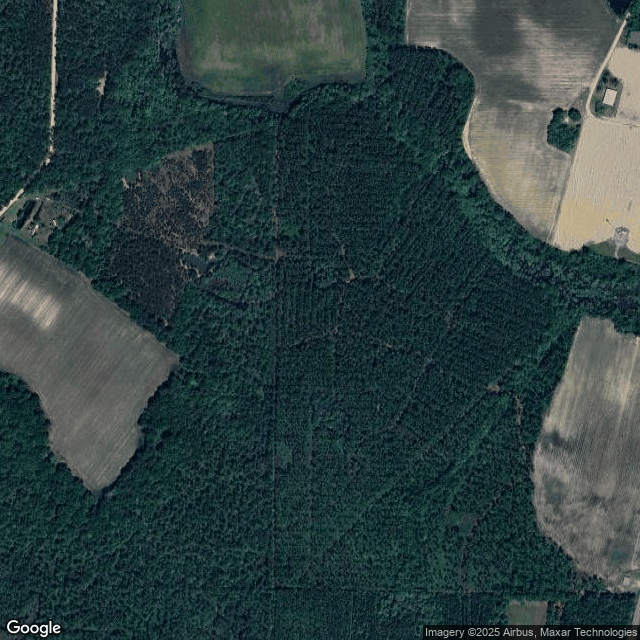
#> input picture images/1013_Southern_Coastal_Plain.png, 640 x 640 px; its folder holds 4 pictures in this run
$ python svm.py
#> lines starting #> are read from the running program, lines starting #| are printed output that depends on the picture
import os
import cv2
import numpy as np
from sklearn.model_selection import train_test_split
from sklearn.preprocessing import LabelEncoder, StandardScaler
from sklearn.svm import SVC
from sklearn.metrics import classification_report, confusion_matrix
import matplotlib.pyplot as plt
import seaborn as sns
import pandas as pd

# -------------------------------
# Parameters
# -------------------------------
IMAGE_DIR = "images"
REGIONS = ['Piedmont', 'Southeastern Plains', 'Blue Ridge', 'Ridge and Valley',
           'Southwestern Appalachians', 'Southern Coastal Plain']

# -------------------------------
# 1) Load images and labels
# -------------------------------
image_paths = []
labels = []

for fname in os.listdir(IMAGE_DIR):
    if fname.endswith(".png"):
        path = os.path.join(IMAGE_DIR, fname)
        region_label = "_".join(fname.split("_")[1:]).replace(".png", "").replace("_", " ")
        if region_label not in REGIONS:
            continue
        image_paths.append(path)
        labels.append(region_label)

print(f"Found {len(image_paths)} images.")

# -------------------------------
# 2) Extract features (color histograms)
# -------------------------------
def extract_color_histogram(image_path, bins=(8, 8, 8)):
#> called with image_path = 'images/1013_Southern_Coastal_Plain.png', bins = (8, 8, 8)
    image = cv2.imread(image_path)
#> image is the input picture: shape (640, 640, 3); mean B, G, R 64.5, 64.2, 45.9
    if image is None:
        print(f"Warning: Failed to read {image_path}")
        return np.zeros(np.prod(bins), dtype=float)
    image = cv2.resize(image, (128, 128))
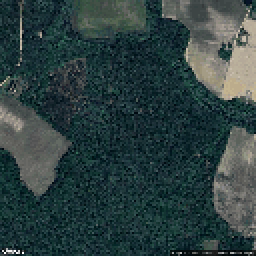
#> image: shape (128, 128, 3) (shown 2 times larger); mean B, G, R 64.6, 64.3, 46
    hist = cv2.calcHist([image], [0, 1, 2], None, bins, [0, 256, 0, 256, 0, 256])
    hist = cv2.normalize(hist, hist).flatten()
#> hist = 512 values, max 0.886 at index 72, min 0 at index 1, mean 0.00438
    return hist

features = np.array([extract_color_histogram(p) for p in image_paths])
#> call 2 of extract_color_histogram, with image_path = 'images/1018_Southeastern_Plains.png', bins = (8, 8, 8)
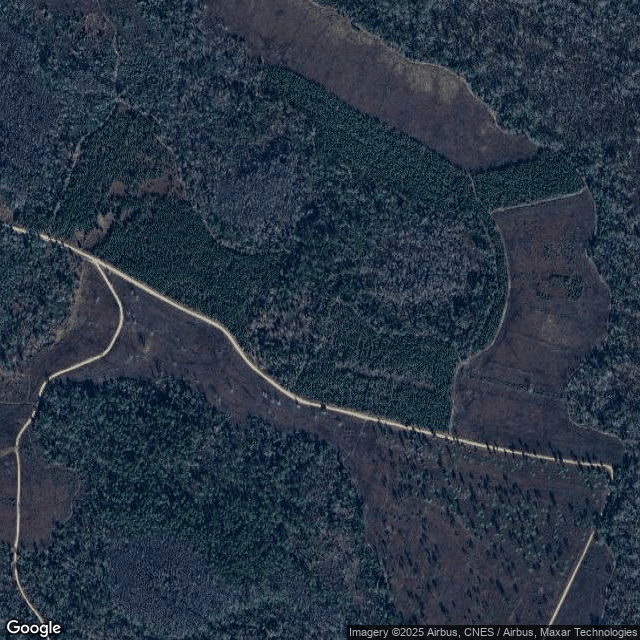
#> input picture images/1018_Southeastern_Plains.png, 640 x 640 px
#> in extract_color_histogram, image is the input picture: shape (640, 640, 3); mean B, G, R 67.5, 53.1, 40.4
#> in extract_color_histogram (call 2), `image = cv2.resize(image, (128, 128))`:
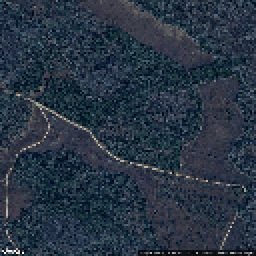
#> image: shape (128, 128, 3) (shown 2 times larger); mean B, G, R 67.7, 53.2, 40.5
#> in extract_color_histogram (call 2), `hist = cv2.normalize(hist, hist).flatten()`: hist = 512 values, max 0.758 at index 137, min 0 at index 1, mean 0.00457
#> call 3 of extract_color_histogram, with image_path = 'images/1030_Southern_Coastal_Plain.png', bins = (8, 8, 8)
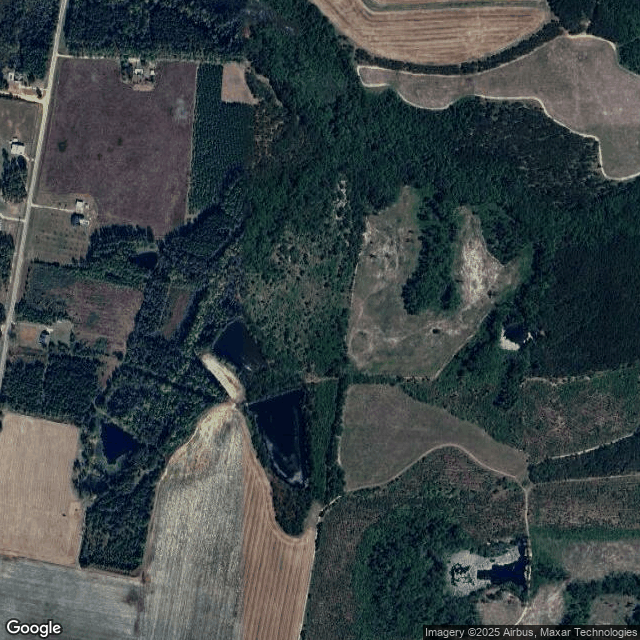
#> input picture images/1030_Southern_Coastal_Plain.png, 640 x 640 px
#> in extract_color_histogram, image is the input picture: shape (640, 640, 3); mean B, G, R 69, 67.4, 58.5
#> in extract_color_histogram (call 3), `image = cv2.resize(image, (128, 128))`:
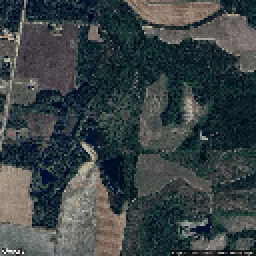
#> image: shape (128, 128, 3) (shown 2 times larger); mean B, G, R 68.9, 67.3, 58.5
#> in extract_color_histogram (call 3), `hist = cv2.normalize(hist, hist).flatten()`: hist = 512 values, max 0.653 at index 72, min 0 at index 2, mean 0.00577
#> call 4 of extract_color_histogram, with image_path = 'images/1034_Southeastern_Plains.png', bins = (8, 8, 8)
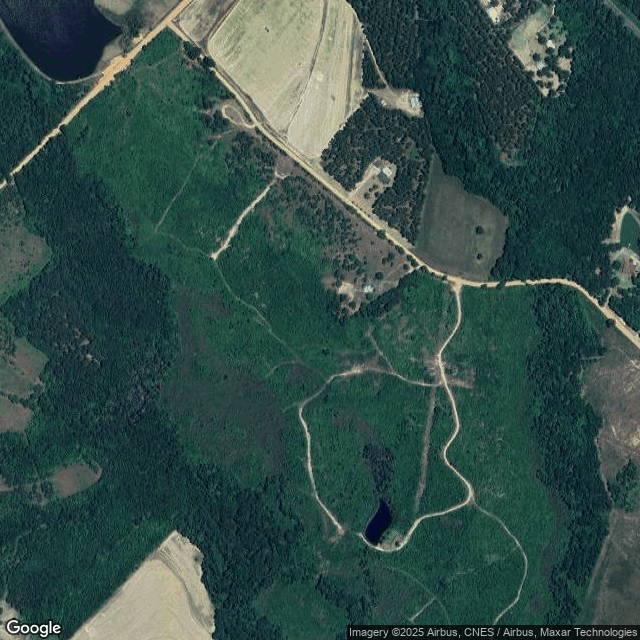
#> input picture images/1034_Southeastern_Plains.png, 640 x 640 px
#> in extract_color_histogram, image is the input picture: shape (640, 640, 3); mean B, G, R 71.8, 76.9, 50.4
#> in extract_color_histogram (call 4), `image = cv2.resize(image, (128, 128))`:
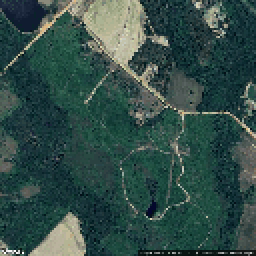
#> image: shape (128, 128, 3) (shown 2 times larger); mean B, G, R 71.8, 76.9, 50.4
#> in extract_color_histogram (call 4), `hist = cv2.normalize(hist, hist).flatten()`: hist = 512 values, max 0.686 at index 145, min 0 at index 1, mean 0.00465
print(f"Feature array shape: {features.shape}")
#| Feature array shape: (4, 512)

# -------------------------------
# 3) Encode labels
# -------------------------------
le = LabelEncoder()
y = le.fit_transform(labels)

# -------------------------------
# 4) Train/test split
# -------------------------------
#> (the run stopped early here; a loop or call above may not have finished)
